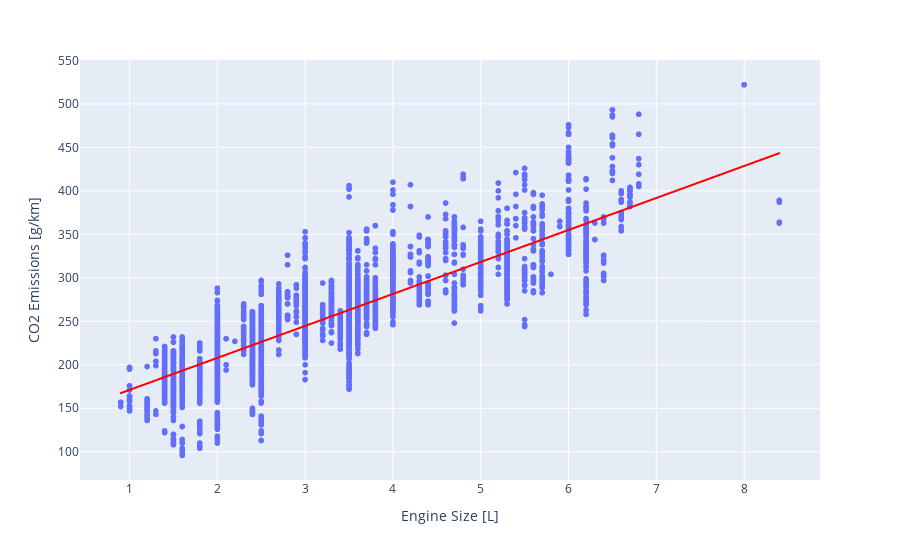

This figure's notebook cell:
### Code cell
# add trendline
fig = px.scatter(df, x='Engine Size [L]', y='CO2 Emissions [g/km]', trendline='ols', trendline_color_override='red')
fig.show()

### Figure 1 — Plotly figure (JSON) as saved in the notebook; plotly's stock layout.template omitted (floating-point values rounded to 4 significant figures; data arrays with more than 128 entries replaced by an {"elided": "..."} marker saying what was removed)
{"data": [{"hovertemplate": "Engine Size [L]=%{x}<br>CO2 Emissions [g/km]=%{y}<extra></extra>", "legendgroup": "", "marker": {"color": "#636efa", "symbol": "circle"}, "mode": "markers", "name": "", "showlegend": false, "type": "scattergl", "x": {"elided": "7385 float values"}, "xaxis": "x", "y": {"elided": "7385 int values"}, "yaxis": "y"}, {"hovertemplate": "<b>OLS trendline</b><br>CO2 Emissions [g/km] = 36.7773 * Engine Size [L] + 134.366<br>R<sup>2</sup>=0.724447<br><br>Engine Size [L]=%{x}<br>CO2 Emissions [g/km]=%{y} <b>(trend)</b><extra></extra>", "legendgroup": "", "line": {"color": "red"}, "marker": {"color": "#636efa", "symbol": "circle"}, "mode": "lines", "name": "", "showlegend": false, "type": "scattergl", "x": {"elided": "7385 float values"}, "xaxis": "x", "y": {"elided": "7385 float values"}, "yaxis": "y"}], "layout": {"legend": {"tracegroupgap": 0}, "margin": {"t": 60}, "xaxis": {"anchor": "y", "domain": [0, 1], "title": {"text": "Engine Size [L]"}}, "yaxis": {"anchor": "x", "domain": [0, 1], "title": {"text": "CO2 Emissions [g/km]"}}}}
